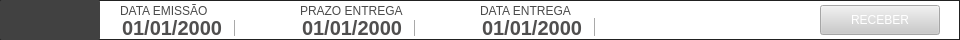
   <widget class="QFrame" name="fr_topoCompra">
    <property name="geometry">
     <rect>
      <x>20</x>
      <y>30</y>
      <width>960</width>
      <height>40</height>
     </rect>
    </property>
    <property name="styleSheet">
     <string notr="true">QFrame{
background: #FFF;
border: 1px solid #212121;
}
</string>
    </property>
    <property name="frameShape">
     <enum>QFrame::NoFrame</enum>
    </property>
    <property name="frameShadow">
     <enum>QFrame::Plain</enum>
    </property>
    <widget class="QLineEdit" name="tx_Cod">
     <property name="geometry">
      <rect>
       <x>0</x>
       <y>0</y>
       <width>100</width>
       <height>40</height>
      </rect>
     </property>
     <property name="focusPolicy">
      <enum>Qt::WheelFocus</enum>
     </property>
     <property name="styleSheet">
      <string notr="true">QLineEdit{
background-color: rgb(65, 65, 65);
border-radius: 2px;
color: #000;
font: 16px &quot;Arial&quot; ;
font-weight: bold;
color: #FFF
}
</string>
     </property>
     <property name="text">
      <string/>
     </property>
     <property name="alignment">
      <set>Qt::AlignCenter</set>
     </property>
     <property name="readOnly">
      <bool>true</bool>
     </property>
     <property name="placeholderText">
      <string/>
     </property>
    </widget>
    <widget class="QDateEdit" name="dt_Emissao">
     <property name="geometry">
      <rect>
       <x>120</x>
       <y>18</y>
       <width>140</width>
       <height>18</height>
      </rect>
     </property>
     <property name="styleSheet">
      <string notr="true">QDateEdit {
background: #FFF;
border: none;
font-family: &quot;Arial&quot;;
font-size: 20px;
font-weight: bold;
color: rgb(80,79,79)
}
 QDateEdit::drop-down {
     subcontrol-origin: padding;
     subcontrol-position: top right;
     width: 25px;
     border-left-width: 1px;
     border-left-color: darkgray;
     border-left-style: solid; /* just a single line */
     border-top-right-radius: 3px; /* same radius as the QComboBox */
     border-bottom-right-radius: 3px;
 }
QDateEdit::down-arrow {
     image: url(&quot;+self.resourcepath('Images/down.png')+&quot;);
 }</string>
     </property>
     <property name="displayFormat">
      <string>dd/MM/yyyy</string>
     </property>
     <property name="calendarPopup">
      <bool>true</bool>
     </property>
    </widget>
    <widget class="QLabel" name="lb_FormCompra_21">
     <property name="geometry">
      <rect>
       <x>120</x>
       <y>2</y>
       <width>120</width>
       <height>18</height>
      </rect>
     </property>
     <property name="styleSheet">
      <string notr="true">QLabel{
font-size: 12px;
font-family: &quot;Arial Unicode MS&quot;;

	color: rgb(74, 74, 74);
border: none;
}</string>
     </property>
     <property name="text">
      <string>DATA EMISSÃO</string>
     </property>
    </widget>
    <widget class="QDateEdit" name="dt_Prazo">
     <property name="geometry">
      <rect>
       <x>300</x>
       <y>18</y>
       <width>140</width>
       <height>18</height>
      </rect>
     </property>
     <property name="styleSheet">
      <string notr="true">QDateEdit {
background: #FFF;
border: none;
font-family: &quot;Arial&quot;;
font-size: 20px;
font-weight: bold;
color: rgb(80,79,79)
}
 QDateEdit::drop-down {
     subcontrol-origin: padding;
     subcontrol-position: top right;
     width: 25px;
     border-left-width: 1px;
     border-left-color: darkgray;
     border-left-style: solid; /* just a single line */
     border-top-right-radius: 3px; /* same radius as the QComboBox */
     border-bottom-right-radius: 3px;
 }
QDateEdit::down-arrow {
     image: url(&quot;+self.resourcepath('Images/down.png')+&quot;);
 }
QCalendarWidget QAbstractItemView:enabled 
  {
border: none;
  	font-size:13px;  
  	color: #000;  
  	background-color: #F1F1F1;  
  	selection-background-color: rgb(64, 64, 64); 
  	selection-color: rgb(0, 255, 0); 
  }
QCalendarWidget QToolButton {
	border: none;
  	color: #000
  }

 QCalendarWidget QMenu {
  	width: 150px;
  	left: 20px;
  	color: white;
  	font-size: 18px;
  	background-color: rgb(100, 100, 100);
  }
QCalendarWidget QWidget#qt_calendar_navigationbar
{ 
border: none;
}</string>
     </property>
     <property name="displayFormat">
      <string>dd/MM/yyyy</string>
     </property>
     <property name="calendarPopup">
      <bool>true</bool>
     </property>
    </widget>
    <widget class="QLabel" name="lb_FormCompra_22">
     <property name="geometry">
      <rect>
       <x>300</x>
       <y>2</y>
       <width>120</width>
       <height>18</height>
      </rect>
     </property>
     <property name="styleSheet">
      <string notr="true">QLabel{
font-size: 12px;
font-family: &quot;Arial Unicode MS&quot;;

	color: rgb(74, 74, 74);
border: none;
}</string>
     </property>
     <property name="text">
      <string>PRAZO ENTREGA</string>
     </property>
    </widget>
    <widget class="QPushButton" name="bt_Entregar">
     <property name="enabled">
      <bool>false</bool>
     </property>
     <property name="geometry">
      <rect>
       <x>820</x>
       <y>5</y>
       <width>120</width>
       <height>30</height>
      </rect>
     </property>
     <property name="cursor">
      <cursorShape>PointingHandCursor</cursorShape>
     </property>
     <property name="focusPolicy">
      <enum>Qt::NoFocus</enum>
     </property>
     <property name="contextMenuPolicy">
      <enum>Qt::ActionsContextMenu</enum>
     </property>
     <property name="styleSheet">
      <string notr="true">QPushButton {
background-color: #7AB32E;
color: #FFF
 }
QPushButton:hover{
background-color: #40a286
}
QPushButton:disabled{
background-color: #CACACA;

 }
</string>
     </property>
     <property name="text">
      <string>RECEBER</string>
     </property>
     <property name="iconSize">
      <size>
       <width>75</width>
       <height>35</height>
      </size>
     </property>
    </widget>
    <widget class="QLabel" name="lb_FormCompra_23">
     <property name="geometry">
      <rect>
       <x>480</x>
       <y>2</y>
       <width>120</width>
       <height>18</height>
      </rect>
     </property>
     <property name="styleSheet">
      <string notr="true">QLabel{
font-size: 12px;
font-family: &quot;Arial Unicode MS&quot;;

	color: rgb(74, 74, 74);
border: none;
}</string>
     </property>
     <property name="text">
      <string>DATA ENTREGA</string>
     </property>
    </widget>
    <widget class="QDateEdit" name="dt_Entrega">
     <property name="geometry">
      <rect>
       <x>480</x>
       <y>18</y>
       <width>140</width>
       <height>18</height>
      </rect>
     </property>
     <property name="styleSheet">
      <string notr="true">QDateEdit {
background: #FFF;
border: none;
font-family: &quot;Arial&quot;;
font-size: 20px;
font-weight: bold;
color: rgb(80,79,79)
}
 QDateEdit::drop-down {
     subcontrol-origin: padding;
     subcontrol-position: top right;
     width: 25px;
     border-left-width: 1px;
     border-left-color: darkgray;
     border-left-style: solid; /* just a single line */
     border-top-right-radius: 3px; /* same radius as the QComboBox */
     border-bottom-right-radius: 3px;
 }
QDateEdit::down-arrow {
     image: url(&quot;+self.resourcepath('Images/down.png')+&quot;);
 }</string>
     </property>
     <property name="displayFormat">
      <string>dd/MM/yyyy</string>
     </property>
     <property name="calendarPopup">
      <bool>true</bool>
     </property>
    </widget>
   </widget>
